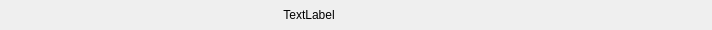
<?xml version="1.0" encoding="UTF-8"?>
<ui version="4.0">
 <class>DraggableToolbar</class>
 <widget class="QWidget" name="DraggableToolbar">
  <property name="geometry">
   <rect>
    <x>0</x>
    <y>0</y>
    <width>712</width>
    <height>30</height>
   </rect>
  </property>
  <property name="minimumSize">
   <size>
    <width>0</width>
    <height>28</height>
   </size>
  </property>
  <property name="maximumSize">
   <size>
    <width>16777215</width>
    <height>30</height>
   </size>
  </property>
  <property name="windowTitle">
   <string>Form</string>
  </property>
  <layout class="QHBoxLayout" name="mainHorizontalLayout" stretch="0,1,0,0">
   <property name="spacing">
    <number>0</number>
   </property>
   <property name="leftMargin">
    <number>2</number>
   </property>
   <property name="topMargin">
    <number>2</number>
   </property>
   <property name="rightMargin">
    <number>2</number>
   </property>
   <property name="bottomMargin">
    <number>2</number>
   </property>
   <item>
    <spacer name="horizontalSpacer">
     <property name="orientation">
      <enum>Qt::Horizontal</enum>
     </property>
     <property name="sizeType">
      <enum>QSizePolicy::Fixed</enum>
     </property>
     <property name="sizeHint" stdset="0">
      <size>
       <width>40</width>
       <height>20</height>
      </size>
     </property>
    </spacer>
   </item>
   <item>
    <widget class="QLabel" name="label">
     <property name="text">
      <string>TextLabel</string>
     </property>
     <property name="alignment">
      <set>Qt::AlignCenter</set>
     </property>
    </widget>
   </item>
   <item>
    <widget class="QWidget" name="widgetButtons" native="true">
     <property name="minimumSize">
      <size>
       <width>110</width>
       <height>24</height>
      </size>
     </property>
     <property name="maximumSize">
      <size>
       <width>110</width>
       <height>24</height>
      </size>
     </property>
     <layout class="QHBoxLayout" name="horizontalLayout">
      <property name="spacing">
       <number>0</number>
      </property>
      <property name="leftMargin">
       <number>0</number>
      </property>
      <property name="topMargin">
       <number>0</number>
      </property>
      <property name="rightMargin">
       <number>0</number>
      </property>
      <property name="bottomMargin">
       <number>0</number>
      </property>
      <item>
       <spacer name="horizontalSpacer_2">
        <property name="orientation">
         <enum>Qt::Horizontal</enum>
        </property>
        <property name="sizeHint" stdset="0">
         <size>
          <width>0</width>
          <height>0</height>
         </size>
        </property>
       </spacer>
      </item>
      <item>
       <widget class="QPushButton" name="buttonBackground">
        <property name="minimumSize">
         <size>
          <width>24</width>
          <height>24</height>
         </size>
        </property>
        <property name="maximumSize">
         <size>
          <width>24</width>
          <height>24</height>
         </size>
        </property>
        <property name="toolTip">
         <string>&lt;html&gt;&lt;head/&gt;&lt;body&gt;&lt;p&gt;Drag and Drop a timeseries here, to assign a color to the background, using the ColorMap.&lt;/p&gt;&lt;p&gt;Clock to change it.&lt;/p&gt;&lt;/body&gt;&lt;/html&gt;</string>
        </property>
        <property name="text">
         <string/>
        </property>
        <property name="checkable">
         <bool>false</bool>
        </property>
        <property name="flat">
         <bool>true</bool>
        </property>
       </widget>
      </item>
      <item>
       <widget class="QPushButton" name="buttonSplitHorizontal">
        <property name="minimumSize">
         <size>
          <width>24</width>
          <height>24</height>
         </size>
        </property>
        <property name="maximumSize">
         <size>
          <width>24</width>
          <height>24</height>
         </size>
        </property>
        <property name="focusPolicy">
         <enum>Qt::NoFocus</enum>
        </property>
        <property name="text">
         <string/>
        </property>
        <property name="icon">
         <iconset>
          <normaloff>:/resources/svg/add_column.svg</normaloff>:/resources/svg/add_column.svg</iconset>
        </property>
        <property name="iconSize">
         <size>
          <width>20</width>
          <height>20</height>
         </size>
        </property>
        <property name="flat">
         <bool>true</bool>
        </property>
       </widget>
      </item>
      <item>
       <widget class="QPushButton" name="buttonSplitVertical">
        <property name="minimumSize">
         <size>
          <width>24</width>
          <height>24</height>
         </size>
        </property>
        <property name="maximumSize">
         <size>
          <width>24</width>
          <height>24</height>
         </size>
        </property>
        <property name="focusPolicy">
         <enum>Qt::NoFocus</enum>
        </property>
        <property name="text">
         <string/>
        </property>
        <property name="icon">
         <iconset>
          <normaloff>:/resources/svg/add_row.svg</normaloff>:/resources/svg/add_row.svg</iconset>
        </property>
        <property name="iconSize">
         <size>
          <width>20</width>
          <height>20</height>
         </size>
        </property>
        <property name="flat">
         <bool>true</bool>
        </property>
       </widget>
      </item>
      <item>
       <widget class="QPushButton" name="buttonFullscreen">
        <property name="minimumSize">
         <size>
          <width>24</width>
          <height>24</height>
         </size>
        </property>
        <property name="maximumSize">
         <size>
          <width>24</width>
          <height>24</height>
         </size>
        </property>
        <property name="focusPolicy">
         <enum>Qt::NoFocus</enum>
        </property>
        <property name="toolTip">
         <string>&lt;html&gt;&lt;head/&gt;&lt;body&gt;&lt;p&gt;Fullscreen&lt;/p&gt;&lt;/body&gt;&lt;/html&gt;</string>
        </property>
        <property name="text">
         <string/>
        </property>
        <property name="icon">
         <iconset>
          <normaloff>:/resources/svg/expand.svg</normaloff>:/resources/svg/expand.svg</iconset>
        </property>
        <property name="iconSize">
         <size>
          <width>20</width>
          <height>20</height>
         </size>
        </property>
        <property name="checkable">
         <bool>false</bool>
        </property>
        <property name="flat">
         <bool>true</bool>
        </property>
       </widget>
      </item>
     </layout>
    </widget>
   </item>
   <item>
    <widget class="QPushButton" name="buttonClose">
     <property name="minimumSize">
      <size>
       <width>24</width>
       <height>24</height>
      </size>
     </property>
     <property name="maximumSize">
      <size>
       <width>24</width>
       <height>24</height>
      </size>
     </property>
     <property name="focusPolicy">
      <enum>Qt::NoFocus</enum>
     </property>
     <property name="toolTip">
      <string>&lt;html&gt;&lt;head/&gt;&lt;body&gt;&lt;p&gt;Close Plot Area&lt;/p&gt;&lt;/body&gt;&lt;/html&gt;</string>
     </property>
     <property name="text">
      <string/>
     </property>
     <property name="icon">
      <iconset>
       <normaloff>:/resources/svg/close-button.svg</normaloff>:/resources/svg/close-button.svg</iconset>
     </property>
     <property name="iconSize">
      <size>
       <width>20</width>
       <height>20</height>
      </size>
     </property>
     <property name="flat">
      <bool>true</bool>
     </property>
    </widget>
   </item>
  </layout>
 </widget>
 <resources/>
 <connections/>
</ui>
